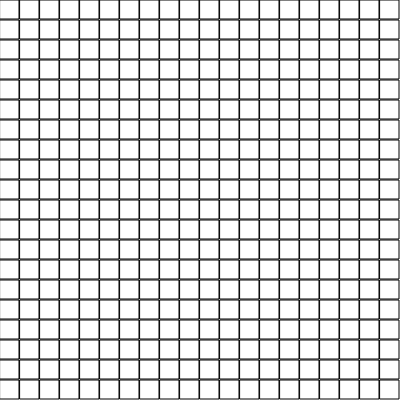
Frame 1 (no input)
Frame 60 (no input): identical to frame 1, image omitted
Frame 120 (the mouse pressed at the canvas centre since frame 60): identical to frame 1, image omitted

The p5.js sketch that drew this single still picture (run headless with seeded random() and noise() and a simulated clock; from frame 60 on, the mouse is pressed at the canvas centre):

// p5.js sketch
// ── sketch.js
function make2DArray(cols, rows) {
  var arr = new Array(cols);
  for (var i=0; i < arr.length; i++) {
    arr[i] = new Array(rows);
  }
  return arr;
}

var grid;
var cols;
var rows;
var w = 20;
var game_is_over = false;

function setup() {
  createCanvas(400, 400);
  cols = floor(width/w);
  rows = floor (height/w);

  grid = make2DArray(cols, rows);
  for (var i=0; i<cols; i++) {
    for (var j=0; j<rows; j++) {
      grid[i][j] = new Cell(i, j, w);
    }
  }for (var i=0; i<cols; i++) {
    for (var j=0; j<rows; j++) {
      grid[i][j].countBombs();
    }
  }
}

function gameOver() {
  for (var i=0; i<cols; i++) {
    for (var j=0; j<rows; j++) {
      grid[i][j].revealed = true;
    }
  }
  game_is_over = true;
}

function mousePressed() {
  console.log('press');
  if (game_is_over == true) {
    game_is_over = false;
    setup();
  } else {
    console.log('yes')
    for (var i=0; i<cols; i++) {
      for (var j=0; j<rows; j++) {
        if (grid[i][j].contains(mouseX, mouseY)) {
          grid[i][j].reveal();

          if (grid[i][j].bomb) {
            gameOver();
          }
        }
      }
    }
  }
}

function draw() {
  background(255);

  for (var i=0; i<cols; i++) {
    for (var j=0; j<rows; j++) {
      grid[i][j].show();
    }
  }
}

// ── cell.js
function Cell(i, j, w) {
    this.i = i;
    this.j = j
    this.x = i * w;
    this.y = j * w;
    this.w = w;
    if (random(1) < 0.1) this.bomb = true;
    else this.bomb = false;
    this.revealed = false;
    this.neighbourCount = 0;
}

Cell.prototype.show = function() {
    stroke(0);
    noFill(0);
    rect(this.x, this.y, this.w-1, this.w-1);
    if (this.revealed) {
        if (this.bomb) {
            stroke(0);
            fill(127);
            ellipse(this.x + w/2, this.y + w/2, this.w * 0.5);
        } else {
            fill(200);
            noStroke();
            rect(this.x, this.y, this.w-1, this.w-1);
            if (this.neighbourCount > 0) {
                textAlign(CENTER);
                fill(0);
                text(this.neighbourCount, this.x + this.w/2, this.y + this.w/2 + 4);
            }
        }
    } 

}

Cell.prototype.countBombs = function() {
    if (this.bomb) return -1;
    var total = 0

    if (this.i > 0 && this.j > 0) total += grid[this.i-1][this.j-1].bomb==true;
    if (this.i > 0) total += grid[this.i-1][this.j].bomb==true;
    if (this.i > 0 && this.j < cols-1) total += grid[this.i-1][this.j+1].bomb==true;

    if (this.j > 0) total += grid[this.i][this.j-1].bomb==true;
    if (this.j < cols-1) total += grid[this.i][this.j+1].bomb==true;

    if (this.i < rows-1 && this.j > 0) total += grid[this.i+1][this.j-1].bomb==true;
    if (this.i < rows-1) total += grid[this.i+1][this.j].bomb==true;
    if (this.i < rows-1 && this.j < cols-1) total += grid[this.i+1][this.j+1].bomb==true;

    this.neighbourCount = total;
}

Cell.prototype.contains = function(x,y) {
    return (x > this.x && x < this.x + this.w && y > this.y && y < this.y + this.w);
}

Cell.prototype.reveal = function() {
    this.revealed = true;
    if (this.neighbourCount == 0 && this.bomb == false) {
        if (this.i > 0 && this.j > 0           && grid[this.i-1][this.j-1].revealed == false) grid[this.i-1][this.j-1].reveal();
        if (this.i > 0                         && grid[this.i-1][this.j].revealed == false) grid[this.i-1][this.j].reveal();
        if (this.i > 0 && this.j < cols-1      && grid[this.i-1][this.j+1].revealed == false) grid[this.i-1][this.j+1].reveal();

        if (this.j > 0                         && grid[this.i][this.j-1].revealed == false) grid[this.i][this.j-1].reveal();
        if (this.j < cols-1                    && grid[this.i][this.j+1].revealed == false) grid[this.i][this.j+1].reveal();

        if (this.i < rows-1 && this.j > 0      && grid[this.i+1][this.j-1].revealed == false) grid[this.i+1][this.j-1].reveal();
        if (this.i < rows-1                    && grid[this.i+1][this.j].revealed == false) grid[this.i+1][this.j].reveal();
        if (this.i < rows-1 && this.j < cols-1 && grid[this.i+1][this.j+1].revealed == false) grid[this.i+1][this.j+1].reveal();
    }
}
// ── minesweaper.html
<!DOCTYPE html>
<html style="font-size: 16px;">
  <head>
    <meta name="viewport" content="width=device-width, initial-scale=1.0">
    <meta charset="utf-8">
    <meta name="keywords" content="Contact">
    <meta name="description" content="">
    <meta name="page_type" content="np-template-header-footer-from-plugin">
    <title>Projects</title>
    <link rel="stylesheet" href="/nicepage.css" media="screen">
<link rel="stylesheet" href="/Contact.css" media="screen">
    <script class="u-script" type="text/javascript" src="/jquery.js" defer=""></script>
    <script class="u-script" type="text/javascript" src="/nicepage.js" defer=""></script>
    <script src="/libraries/p5.min.js"></script>
    <link id="u-theme-google-font" rel="stylesheet" href="https://fonts.googleapis.com/css?family=Roboto:100,100i,300,300i,400,400i,500,500i,700,700i,900,900i|Open+Sans:300,300i,400,400i,500,500i,600,600i,700,700i,800,800i">
    
    
    <script type="application/ld+json">{
		"@context": "http://schema.org",
		"@type": "Organization",
		"name": ""
}</script>
    <meta name="theme-color" content="#2eb9f7">
    <meta property="og:title" content="Contact">
    <meta property="og:type" content="website">
  </head>
  <body class="u-body u-xxl-mode"><header class="u-clearfix u-header u-header" id="sec-8911"><div class="u-clearfix u-sheet u-sheet-1">
        <nav class="u-align-left u-menu u-menu-dropdown u-offcanvas u-menu-1" data-responsive-from="XL">
          <div class="menu-collapse">
            <a class="u-button-style u-nav-link" href="#" style="padding: 4px 0px; font-size: calc(1em + 8px);">
              <svg class="u-svg-link" preserveAspectRatio="xMidYMin slice" viewBox="0 0 302 302" style=""><use xmlns:xlink="http://www.w3.org/1999/xlink" xlink:href="#svg-5c50"></use></svg>
              <svg xmlns="http://www.w3.org/2000/svg" xmlns:xlink="http://www.w3.org/1999/xlink" version="1.1" id="svg-5c50" x="0px" y="0px" viewBox="0 0 302 302" style="enable-background:new 0 0 302 302;" xml:space="preserve" class="u-svg-content"><g><rect y="36" width="302" height="30"></rect><rect y="236" width="302" height="30"></rect><rect y="136" width="302" height="30"></rect>
</g><g></g><g></g><g></g><g></g><g></g><g></g><g></g><g></g><g></g><g></g><g></g><g></g><g></g><g></g><g></g></svg>
            </a>
          </div>
          <div class="u-nav-container">
            <ul class="u-nav u-unstyled u-nav-1">
              </li><li class="u-nav-item"><a class="u-button-style u-nav-link u-text-active-palette-1-base u-text-hover-palette-2-base" href="/index.html" style="padding: 10px 20px;">Home</a>
              </li><li class="u-nav-item"><a class="u-button-style u-nav-link u-text-active-palette-1-base u-text-hover-palette-2-base" href="/online_projects/projects.html" style="padding: 10px 20px;">Projects</a>
              </li><li class="u-nav-item"><a class="u-button-style u-nav-link u-text-active-palette-1-base u-text-hover-palette-2-base" href="/Photography.html" style="padding: 10px 20px;">Photography</a>
              </li><li class="u-nav-item"><a class="u-button-style u-nav-link u-text-active-palette-1-base u-text-hover-palette-2-base" href="/Contact.html" style="padding: 10px 20px;">Contact</a>
              </li></ul>
          </div>
          <div class="u-nav-container-collapse">
            <div class="u-align-center u-black u-container-style u-inner-container-layout u-opacity u-opacity-95 u-sidenav">
              <div class="u-inner-container-layout u-sidenav-overflow">
                <div class="u-menu-close"></div>
                <ul class="u-align-center u-nav u-popupmenu-items u-unstyled u-nav-2">
                  </li><li class="u-nav-item"><a class="u-button-style u-nav-link" href="/index.html">Home</a>
                  </li><li class="u-nav-item"><a class="u-button-style u-nav-link" href="/online_projects/projects.html">projects</a>
                  </li><li class="u-nav-item"><a class="u-button-style u-nav-link" href="/Photography.html">Photography</a>
                  </li><li class="u-nav-item"><a class="u-button-style u-nav-link" href="/Contact.html">Contact</a>
                  </li></ul>
              </div>
            </div>
            <div class="u-black u-menu-overlay u-opacity u-opacity-70"></div>
          </div>
        </nav>
      </div></header>
      <body>
        <script src="sketch.js"></script>
        <script src="cell.js"></script>
      </body>
  </body>
</html>
